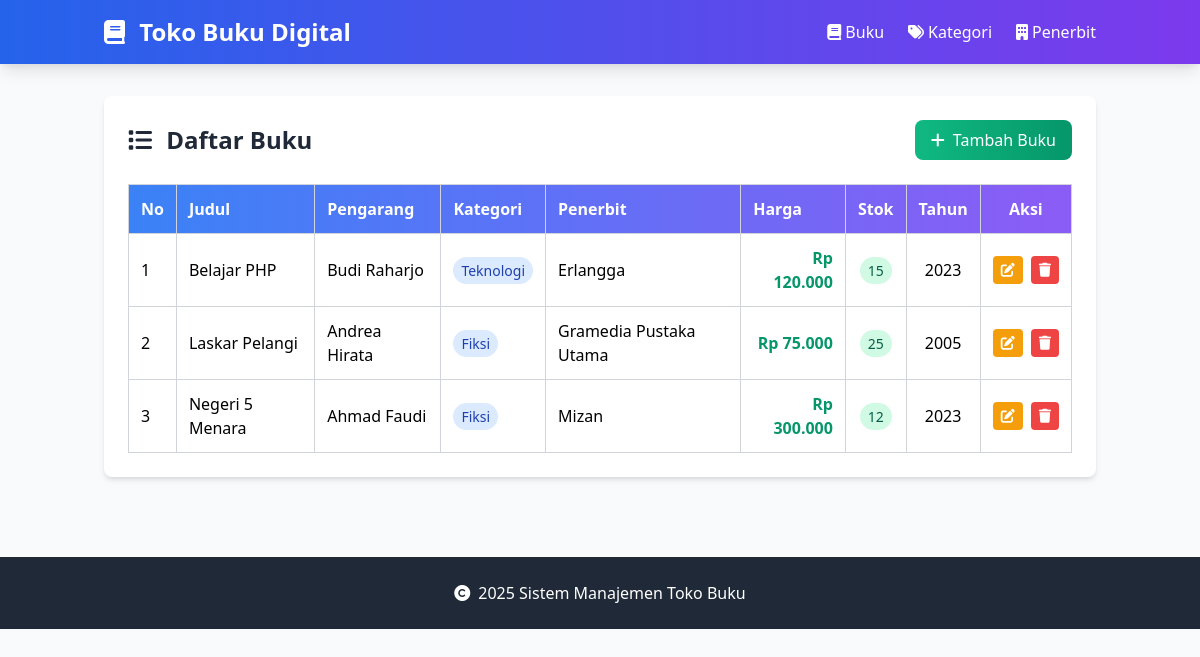
Before: /Project/index.php with the older database file.
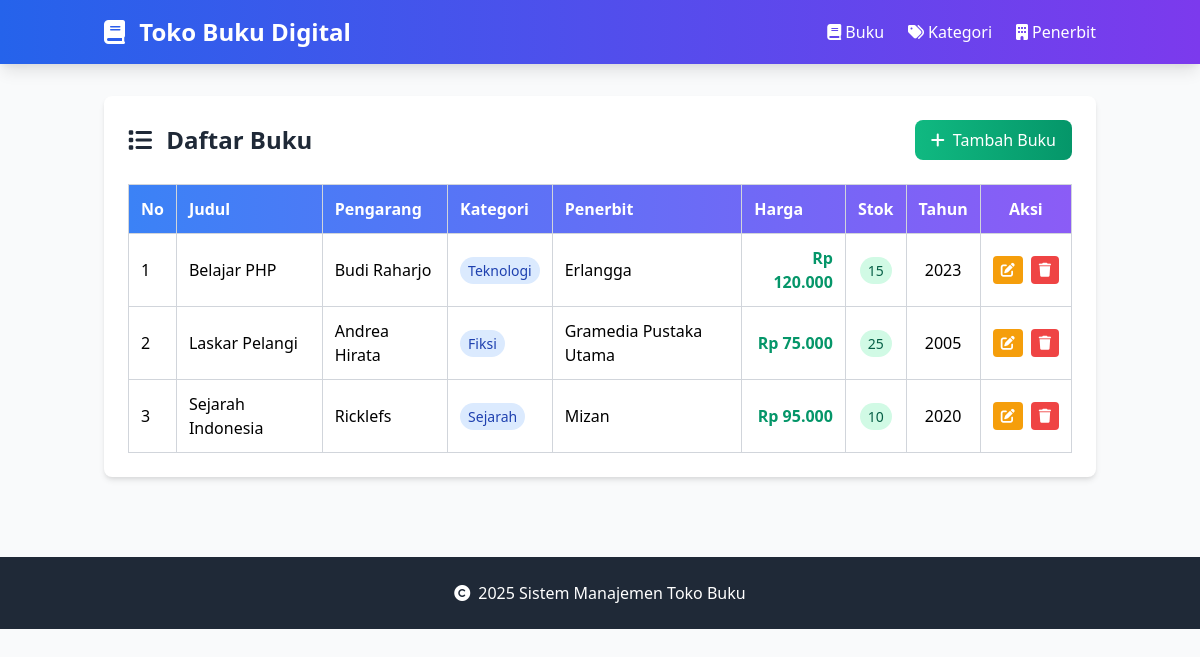
After: the same page with the newer database file.
### tables this page shows
CREATE TABLE `buku` (
  `id` int(11) NOT NULL,
  `judul` varchar(200) NOT NULL,
  `pengarang` varchar(100) NOT NULL,
  `harga` decimal(10,2) NOT NULL,
  `stok` int(11) NOT NULL DEFAULT 0,
  `kategori_id` int(11) NOT NULL,
  `penerbit_id` int(11) NOT NULL,
  `tahun_terbit` year(4) DEFAULT NULL
);

CREATE TABLE `kategori` (
  `id` int(11) NOT NULL,
  `nama_kategori` varchar(50) NOT NULL
);

CREATE TABLE `penerbit` (
  `id` int(11) NOT NULL,
  `nama_penerbit` varchar(100) NOT NULL,
  `alamat` text DEFAULT NULL
);

### Project/model/Buku.php (called while the page is built, shortened)
<?php
require_once 'config/Database.php';
class Buku {
    private $conn;
    private $table = 'buku';
    public function __construct() {
        $database = new Database();
        $this->conn = $database->getConnection();
    }
    public function getAll() {
        $query = "SELECT b.*, k.nama_kategori, p.nama_penerbit
                 FROM " . $this->table . " b
                 JOIN kategori k ON b.kategori_id = k.id
                 JOIN penerbit p ON b.penerbit_id = p.id
                 ORDER BY b.judul";
        $stmt = $this->conn->prepare($query);
        $stmt->execute();
        return $stmt->fetchAll(PDO::FETCH_ASSOC);
    }
}
?>

### Project/config/Database.php (called while the page is built, shortened)
<?php
class Database {
    private $host = "localhost";
    private $username = "root";
    private $password = "";
    private $database = "toko_buku";
    public function getConnection() {
        $this->conn = null;
        try {
            $this->conn = new PDO("mysql:host=" . $this->host . ";dbname=" . $this->database, $this->username, $this->password);
            $this->conn->setAttribute(PDO::ATTR_ERRMODE, PDO::ERRMODE_EXCEPTION);
        } catch(PDOException $e) {
            echo "Connection error: " . $e->getMessage();
        }
        return $this->conn;
    }
}
?>

### Project/model/Kategori.php (called while the page is built, shortened)
<?php
require_once 'config/Database.php';
class Kategori {
    public function __construct() {
        $database = new Database();
    }
}
?>

### Project/model/Penerbit.php (called while the page is built, shortened)
<?php
require_once 'config/Database.php';
class Penerbit {
    public function __construct() {
        $database = new Database();
    }
}
?>

### Project/viewmodel/BukuViewModel.php (called while the page is built, shortened)
<?php
require_once 'model/Buku.php';
require_once 'model/Kategori.php';
require_once 'model/Penerbit.php';
class BukuViewModel {
    private $buku;
    public function __construct() {
        $this->buku = new Buku();
    }
    public function getBukuList() {
        return $this->buku->getAll();
    }
}
?>

### Project/views/buku_list.php (the view)
<?php
require_once 'views/template/header.php';
?>
<div class="bg-white rounded-lg shadow-md p-6">
    <div class="flex justify-between items-center mb-6">
        <h2 class="text-2xl font-bold text-gray-800">
            <i class="fas fa-list mr-2"></i>
            Daftar Buku
        </h2>
        <a href="index.php?entity=buku&action=add"
           class="bg-gradient-to-r from-green-500 to-green-600 hover:from-green-600 hover:to-green-700 text-white px-4 py-2 rounded-lg transition duration-300 flex items-center">
            <i class="fas fa-plus mr-2"></i>
            Tambah Buku
        </a>
    </div>
    <?php if (empty($bukuList)): ?>
        <div class="text-center py-8 text-gray-500">
            <i class="fas fa-book text-4xl mb-4"></i>
            <p>Belum ada data buku</p>
        </div>
    <?php else: ?>
        <div class="overflow-x-auto">
            <table class="w-full border-collapse bg-white">
                <thead>
                    <tr class="bg-gradient-to-r from-blue-500 to-purple-500 text-white">
                        <th class="border border-gray-300 p-3 text-left">No</th>
                        <th class="border border-gray-300 p-3 text-left">Judul</th>
                        <th class="border border-gray-300 p-3 text-left">Pengarang</th>
                        <th class="border border-gray-300 p-3 text-left">Kategori</th>
                        <th class="border border-gray-300 p-3 text-left">Penerbit</th>
                        <th class="border border-gray-300 p-3 text-left">Harga</th>
                        <th class="border border-gray-300 p-3 text-left">Stok</th>
                        <th class="border border-gray-300 p-3 text-left">Tahun</th>
                        <th class="border border-gray-300 p-3 text-center">Aksi</th>
                    </tr>
                </thead>
                <tbody>
                    <?php foreach ($bukuList as $index => $buku): ?>
                    <tr class="hover:bg-gray-50 transition duration-200">
                        <td class="border border-gray-300 p-3"><?php echo $index + 1; ?></td>
                        <td class="border border-gray-300 p-3 font-medium"><?php echo htmlspecialchars($buku['judul']); ?></td>
                        <td class="border border-gray-300 p-3"><?php echo htmlspecialchars($buku['pengarang']); ?></td>
                        <td class="border border-gray-300 p-3">
                            <span class="bg-blue-100 text-blue-800 px-2 py-1 rounded-full text-sm">
                                <?php echo htmlspecialchars($buku['nama_kategori']); ?>
                            </span>
                        </td>
                        <td class="border border-gray-300 p-3"><?php echo htmlspecialchars($buku['nama_penerbit']); ?></td>
                        <td class="border border-gray-300 p-3 text-right font-semibold text-green-600">
                            Rp <?php echo number_format($buku['harga'], 0, ',', '.'); ?>
                        </td>
                        <td class="border border-gray-300 p-3 text-center">
                            <span class="<?php echo $buku['stok'] > 0 ? 'bg-green-100 text-green-800' : 'bg-red-100 text-red-800'; ?> px-2 py-1 rounded-full text-sm">
                                <?php echo $buku['stok']; ?>
                            </span>
                        </td>
                        <td class="border border-gray-300 p-3 text-center"><?php echo $buku['tahun_terbit']; ?></td>
                        <td class="border border-gray-300 p-3 text-center">
                            <div class="flex justify-center space-x-2">
                                <a href="index.php?entity=buku&action=edit&id=<?php echo $buku['id']; ?>"
                                   class="bg-yellow-500 hover:bg-yellow-600 text-white px-2 py-1 rounded text-sm transition duration-300">
                                    <i class="fas fa-edit"></i>
                                </a>
                                <a href="index.php?entity=buku&action=delete&id=<?php echo $buku['id']; ?>"
                                   class="bg-red-500 hover:bg-red-600 text-white px-2 py-1 rounded text-sm transition duration-300"
                                   onclick="return confirmDelete('Apakah Anda yakin ingin menghapus buku ini?');">
                                    <i class="fas fa-trash"></i>
                                </a>
                            </div>
                        </td>
                    </tr>
                    <?php endforeach; ?>
                </tbody>
            </table>
        </div>
    <?php endif; ?>
</div>
<?php
require_once 'views/template/footer.php';
?>

### Project/index.php (shortened to what this page needs)
<?php
require_once 'viewmodel/BukuViewModel.php';
$entity = isset($_GET['entity']) ? $_GET['entity'] : 'buku';
$action = isset($_GET['action']) ? $_GET['action'] : 'list';
if ($entity == 'buku') {
    $viewModel = new BukuViewModel();
    if ($action == 'list') {
        $bukuList = $viewModel->getBukuList();
        require_once 'views/buku_list.php';
    } elseif ($action == 'add') {
        $kategoriList = $viewModel->getKategoriList();
        $penerbitList = $viewModel->getPenerbitList();
        require_once 'views/buku_form.php';
    } elseif ($action == 'edit') {
        $buku = $viewModel->getBukuById($_GET['id']);
        $kategoriList = $viewModel->getKategoriList();
        $penerbitList = $viewModel->getPenerbitList();
        require_once 'views/buku_form.php';
    }
}
?>

### Project/views/template/header.php (shortened to what this page needs)
<!DOCTYPE html>
<html lang="id">
<head>
    <link href="https://cdn.jsdelivr.net/npm/tailwindcss@2.2.19/dist/tailwind.min.css" rel="stylesheet">
    <link href="https://cdnjs.cloudflare.com/ajax/libs/font-awesome/6.0.0/css/all.min.css" rel="stylesheet">
</head>
<body class="bg-gray-50">
    <nav class="bg-gradient-to-r from-blue-600 to-purple-600 shadow-lg">
        <div class="container mx-auto px-4">
            <div class="flex items-center justify-between py-4">
                <h1 class="text-2xl font-bold text-white">
                    <i class="fas fa-book mr-2"></i>
                    Toko Buku Digital
                </h1>
                <ul class="flex space-x-6">
                    <li>
                        <a href="index.php?entity=buku" class="text-white hover:text-blue-200 transition duration-300 flex items-center">
                            <i class="fas fa-book mr-1"></i>
                            Buku
                        </a>
                    </li>
                    <li>
                        <a href="index.php?entity=kategori" class="text-white hover:text-blue-200 transition duration-300 flex items-center">
                            <i class="fas fa-tags mr-1"></i>
                            Kategori
                        </a>
                    </li>
                    <li>
                        <a href="index.php?entity=penerbit" class="text-white hover:text-blue-200 transition duration-300 flex items-center">
                            <i class="fas fa-building mr-1"></i>
                            Penerbit
                        </a>
                    </li>
                </ul>
            </div>
        </div>
    </nav>
    <div class="container mx-auto px-4 py-8">

### Project/views/template/footer.php (shortened to what this page needs)
</div>
    <footer class="bg-gray-800 text-white py-6 mt-12">
        <div class="container mx-auto px-4 text-center">
            <p class="flex items-center justify-center">
                <i class="fas fa-copyright mr-2"></i>
                2025 Sistem Manajemen Toko Buku
            </p>
        </div>
    </footer>
</body>
</html>

Changed rows visible on the page:
removed buku: judul "Negeri 5 Menara", pengarang "Ahmad Faudi", kategori.nama_kategori "Fiksi", penerbit.nama_penerbit "Mizan", harga "300.000", stok "12", tahun_terbit "2023"
added buku: judul "Sejarah Indonesia", pengarang "Ricklefs", kategori.nama_kategori "Sejarah", penerbit.nama_penerbit "Mizan", harga "95.000", stok "10", tahun_terbit "2020"
